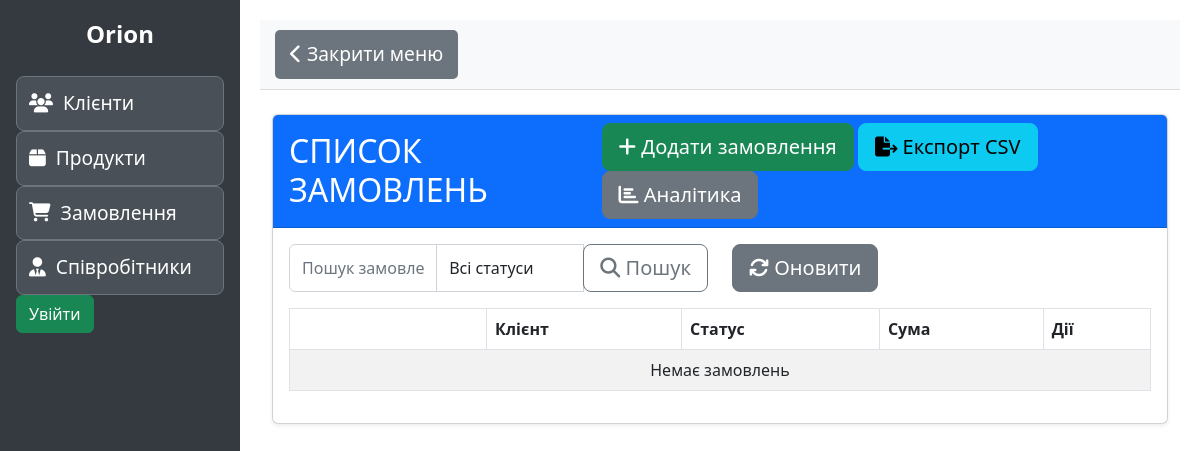
The app's page /orders/, older data.
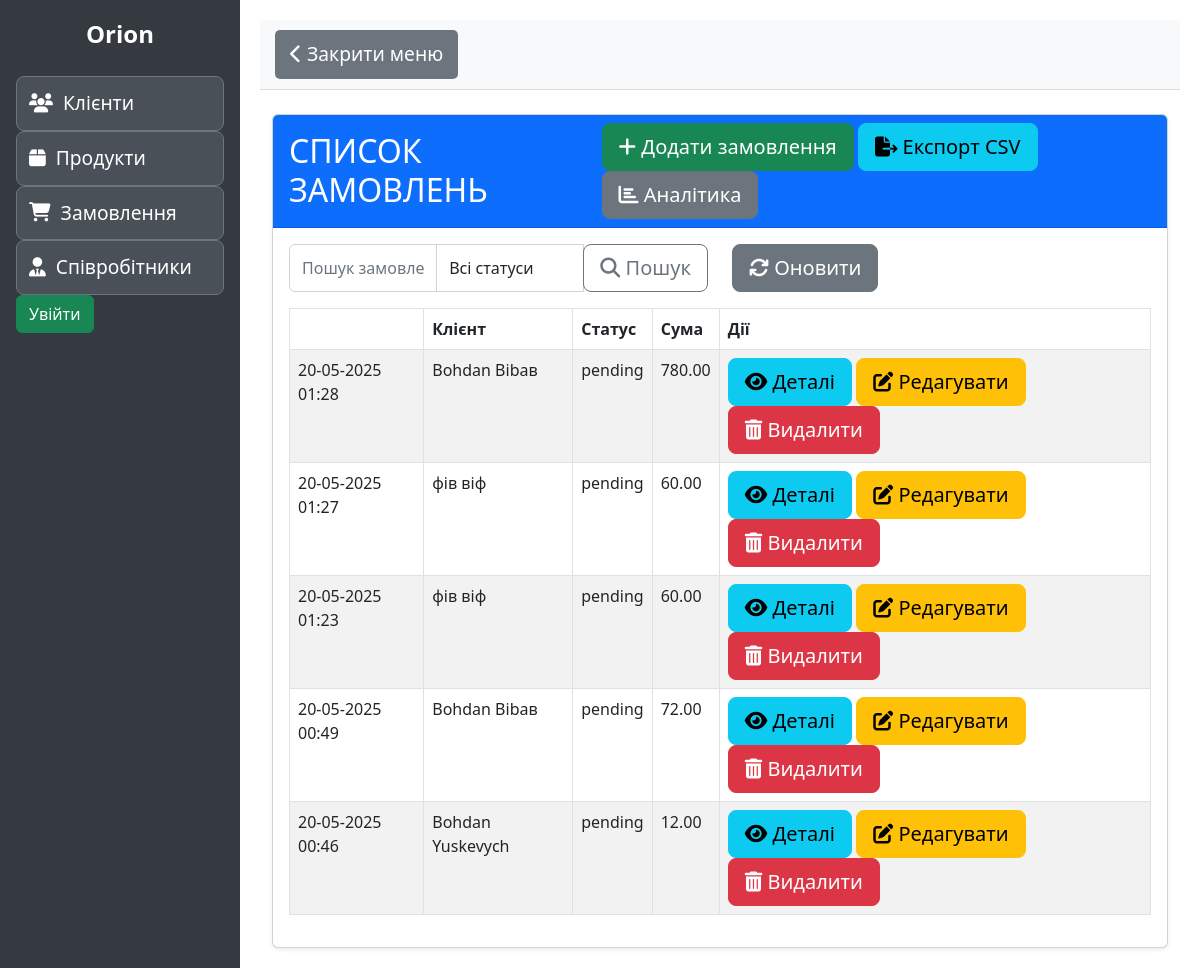
The same page, newer data.
### orders/models.py (models this page shows, shortened)
class Order(models.Model):
    STATUS_CHOICES = (
        ('pending', 'В очікуванні'),
        ('completed', 'Виконано'),
        ('canceled', 'Скасовано'),
    )
    customer = models.ForeignKey(Customer, on_delete=models.CASCADE)
    order_date = models.DateTimeField(auto_now_add=True)
    status = models.CharField(max_length=50, choices=STATUS_CHOICES, default='pending')
    total_amount = models.DecimalField(max_digits=10, decimal_places=2, default=0)
    notes = models.TextField(blank=True, null=True)
    class Meta:
        ordering = ['-order_date']

### customers/models.py (models this page shows)
class Customer(models.Model):
    first_name = models.CharField(max_length=50)
    last_name = models.CharField(max_length=50)
    email = models.EmailField(unique=True)
    phone = models.CharField(max_length=20, blank=True)
    address = models.TextField(blank=True)
    notes = models.TextField(blank=True)
    def __str__(self):
        return f"{self.first_name} {self.last_name}"
    class Meta:
        ordering = ['id']

### orders/views.py (the view)
# urls.py: path('', OrderListView.as_view(), name='order-list'),
class OrderListView(ListView):
    model = Order
    template_name = 'orders/order_list.html'
    context_object_name = 'orders'
    paginate_by = 10
    def get_queryset(self):
        queryset = super().get_queryset()
        search_query = self.request.GET.get("q")
        if search_query:
            queryset = queryset.filter(
                Q(customer__first_name__icontains=search_query) |
                Q(status__icontains=search_query)
            )
        status_filter = self.request.GET.get("status")
        if status_filter:
            queryset = queryset.filter(status=status_filter)
        sort_by = self.request.GET.get("sort_by")
        order = self.request.GET.get("order", "asc")
        if sort_by:
            if order == "desc":
                sort_by = "-" + sort_by
            queryset = queryset.order_by(sort_by)
        else:
            queryset = queryset.order_by("-order_date")
        return queryset
    def get_context_data(self, **kwargs):
        context = super().get_context_data(**kwargs)
        context['q'] = self.request.GET.get("q", "")
        context['status_filter'] = self.request.GET.get("status", "")
        try:
            context['status_choices'] = Order._meta.get_field('status').choices
        except Exception:
            context['status_choices'] = Order.objects.order_by('status').values_list('status', flat=True).distinct()
        return context
    def render_to_response(self, context, **response_kwargs):
        if self.request.GET.get("export") == "csv":
            queryset = self.get_queryset()
            response = HttpResponse(content_type="text/csv")
            response["Content-Disposition"] = 'attachment; filename="orders.csv"'
            writer = csv.writer(response)
            writer.writerow(["ID", "Клієнт", "Дата замовлення", "Статус", "Сума"])
            for order in queryset:
                writer.writerow([
                    order.id,
                    order.customer,
                    order.order_date.strftime("%Y-%m-%d %H:%M"),
                    order.status,
                    order.total_amount,
                ])
            return response
        else:
            return super().render_to_response(context, **response_kwargs)

### orders/templates/orders/order_list.html (shortened to what this page needs)
{% extends 'base.html' %}
{% load static %}
{% block content %}
<div class="container mt-4">
  <div class="card shadow-sm">
    <div class="card-header bg-primary text-white d-flex justify-content-between align-items-center">
      <h2 class="mb-0">СПИСОК ЗАМОВЛЕНЬ</h2>
      <div>
        <a href="{% url 'order-create' %}" class="btn btn-lg btn-success mr-2">
          <i class="fas fa-plus"></i> Додати замовлення
        </a>
        <a href="?export=csv{% if q %}&q={{ q }}{% endif %}{% if request.GET.sort_by %}&sort_by={{ request.GET.sort_by }}&order={{ request.GET.order }}{% endif %}{% if status_filter %}&status={{ status_filter }}{% endif %}"
           class="btn btn-lg btn-info">
          <i class="fas fa-file-export"></i> Експорт CSV
        </a>
    <a href="{% url 'order-analytics' %}" class="btn btn-lg btn-secondary">
      <i class="fas fa-chart-bar"></i> Аналітика
    </a>
      </div>
    </div>
    <div class="card-body">
      <div class="row mb-3">
        <div class="col-md-6">
          <form method="get" id="searchForm">
            <div class="input-group">
              <input type="text" name="q" class="form-control" placeholder="Пошук замовлень" value="{{ q }}">
              <select name="status" class="form-control">
                <option value="">Всі статуси</option>
              </select>
              <div class="input-group-append">
                <button class="btn btn-lg btn-outline-secondary" type="submit">
                  <i class="fas fa-search"></i> Пошук
                </button>
              </div>
            </div>
          </form>
        </div>
        <div class="col-md-6 text-right">
          <button class="btn btn-lg btn-secondary" onclick="location.reload();">
            <i class="fas fa-sync"></i> Оновити
          </button>
        </div>
      </div>
      <div id="ordersTableContainer">
        <table class="table table-bordered table-striped table-hover">
          <thead class="thead-dark">
            <tr>
              <th>
                <a href="?q={{ q }}&sort_by=order_date&order={% if request.GET.sort_by == 'order_date' and request.GET.order == 'asc' %}desc{% else %}asc{% endif %}{% if status_filter %}&status={{ status_filter }}{% endif %}" class="text-white">
                  Дата <i class="fas fa-sort"></i>
                </a>
              </th>
              <th>Клієнт</th>
              <th>Статус</th>
              <th>Сума</th>
              <th>Дії</th>
            </tr>
          </thead>
          <tbody>
            {% for order in orders %}
            <tr>
              <td>{{ order.order_date|date:"d-m-Y H:i" }}</td>
              <td>{{ order.customer }}</td>
              <td>{{ order.status }}</td>
              <td>{{ order.total_amount }}</td>
              <td>
                <a href="{% url 'order-detail' order.pk %}" class="btn btn-lg btn-info">
                  <i class="fas fa-eye"></i> Деталі
                </a>
                <a href="{% url 'order-update' order.pk %}" class="btn btn-lg btn-warning">
                  <i class="fas fa-edit"></i> Редагувати
                </a>
                <a href="{% url 'order-delete' order.pk %}" class="btn btn-lg btn-danger">
                  <i class="fas fa-trash-alt"></i> Видалити
                </a>
              </td>
            </tr>
            {% empty %}
            <tr>
              <td colspan="5" class="text-center">Немає замовлень</td>
            </tr>
            {% endfor %}
          </tbody>
        </table>
      </div>
    </div>
  </div>
</div>
{% endblock %}

Row changes from the older to the newer data that the page shows:
added Order: order_date "20-05-2025 01:28", customer "Bohdan Bibaв", status "pending", total_amount "780.00"
added Order: order_date "20-05-2025 01:27", customer "фів віф", status "pending", total_amount "60.00"
added Order: order_date "20-05-2025 01:23", customer "фів віф", status "pending", total_amount "60.00"
added Order: order_date "20-05-2025 00:49", customer "Bohdan Bibaв", status "pending", total_amount "72.00"
added Order: order_date "20-05-2025 00:46", customer "Bohdan Yuskevych", status "pending", total_amount "12.00"
Text that changed along with them:
text no longer shown: "Немає замовлень"
